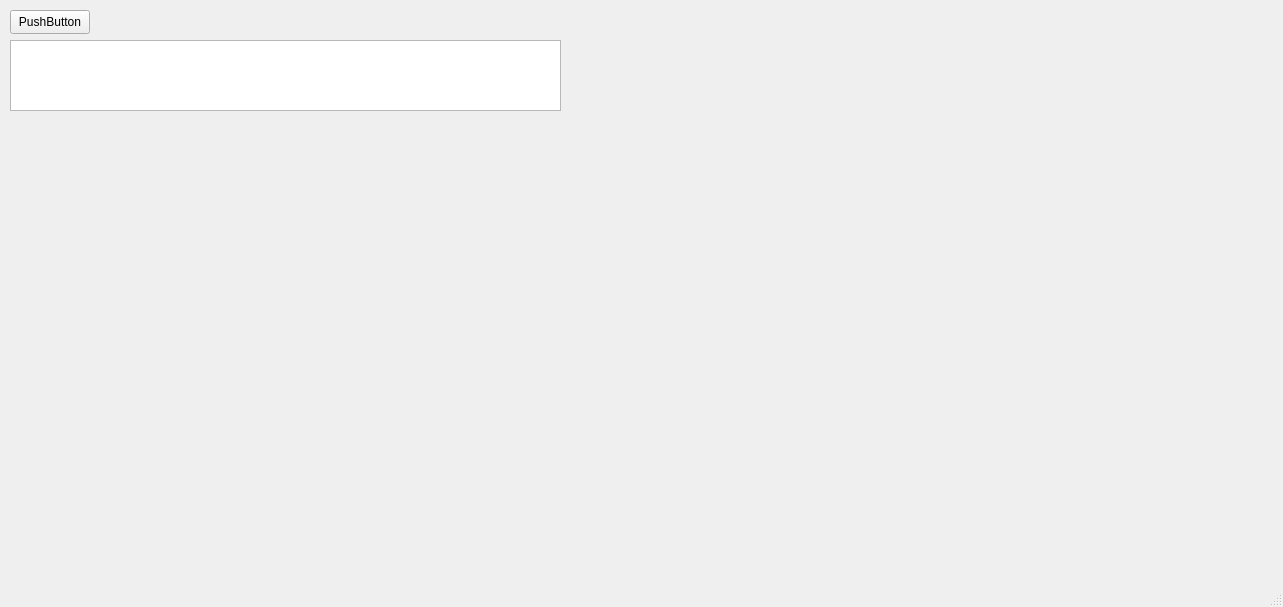
<?xml version="1.0" encoding="UTF-8"?>
<ui version="4.0">
 <class>AnalyzeTool</class>
 <widget class="QMainWindow" name="AnalyzeTool">
  <property name="geometry">
   <rect>
    <x>0</x>
    <y>0</y>
    <width>1283</width>
    <height>607</height>
   </rect>
  </property>
  <property name="windowTitle">
   <string>AnalyzeTool</string>
  </property>
  <widget class="QWidget" name="centralwidget">
   <widget class="QPushButton" name="btnOpenMap">
    <property name="geometry">
     <rect>
      <x>10</x>
      <y>10</y>
      <width>80</width>
      <height>24</height>
     </rect>
    </property>
    <property name="text">
     <string>PushButton</string>
    </property>
   </widget>
   <widget class="QTextEdit" name="txtOutput">
    <property name="geometry">
     <rect>
      <x>10</x>
      <y>40</y>
      <width>551</width>
      <height>71</height>
     </rect>
    </property>
   </widget>
  </widget>
  <widget class="QMenuBar" name="menubar">
   <property name="geometry">
    <rect>
     <x>0</x>
     <y>0</y>
     <width>1283</width>
     <height>21</height>
    </rect>
   </property>
  </widget>
  <widget class="QStatusBar" name="statusbar"/>
 </widget>
 <resources/>
 <connections/>
</ui>
